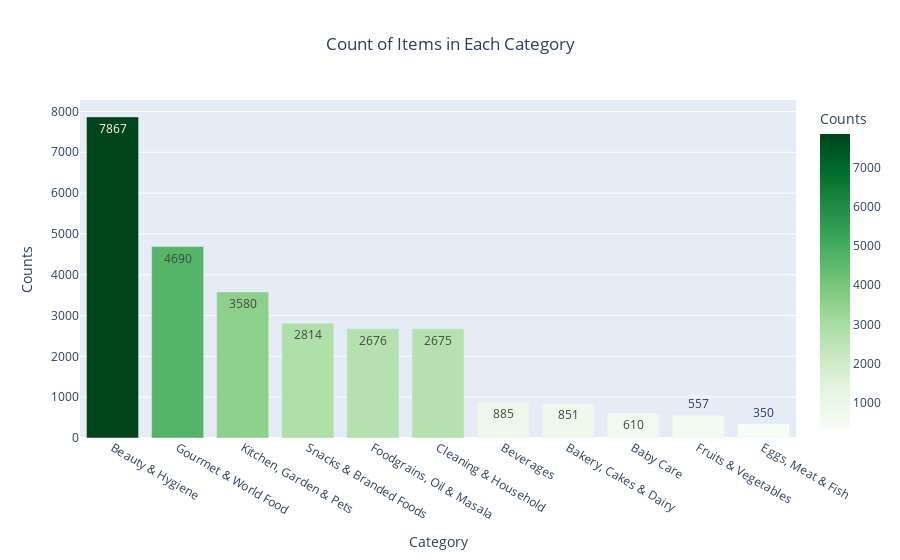

Notebook code cell kept with this figure:
### Code cell
import plotly.express as px

# Read the CSV file
counts_df = pd.read_csv(r'C:\Users\User\Desktop\Kaggle Chalenges\Bigbasket\BigBasket Products.csv')

# Use the 'value_counts' method to count the occurrences in the 'Category' column
category_counts = counts_df['category'].value_counts().reset_index()

# Rename the columns for clarity
category_counts.columns = ['Category', 'Counts']

# Create a bar chart
fig = px.bar(data_frame=category_counts,  # Use the DataFrame with counts
             x='Category',  # X-axis represents 'Category'
             y='Counts',  # Y-axis represents 'Counts'
             color='Counts',  # Color represents 'Counts'
             color_continuous_scale='greens',
             text='Counts',
             title='Count of Items in Each Category')

# Customize the X-axis
fig.update_xaxes(categoryorder='total descending')

# Set the title and make it bold and centered
fig.update_layout(
    title='Count of Items in Each Category',
    title_x=0.5)  # Center the title
    #title_font=dict(size=16, family="Arial, bold"))  # Set the font size and make it bold
 
    

# Show the bar chart
fig.show()

### Figure 1 — Plotly figure (JSON) as saved in the notebook; plotly's stock layout.template omitted (floating-point values rounded to 4 significant figures)
{"data": [{"alignmentgroup": "True", "hovertemplate": "Category=%{x}<br>Counts=%{marker.color}<extra></extra>", "legendgroup": "", "marker": {"color": [7867, 4690, 3580, 2814, 2676, 2675, 885, 851, 610, 557, 350], "coloraxis": "coloraxis", "pattern": {"shape": ""}}, "name": "", "offsetgroup": "", "orientation": "v", "showlegend": false, "text": [7867, 4690, 3580, 2814, 2676, 2675, 885, 851, 610, 557, 350], "textposition": "auto", "type": "bar", "x": ["Beauty & Hygiene", "Gourmet & World Food", "Kitchen, Garden & Pets", "Snacks & Branded Foods", "Foodgrains, Oil & Masala", "Cleaning & Household", "Beverages", "Bakery, Cakes & Dairy", "Baby Care", "Fruits & Vegetables", "Eggs, Meat & Fish"], "xaxis": "x", "y": [7867, 4690, 3580, 2814, 2676, 2675, 885, 851, 610, 557, 350], "yaxis": "y"}], "layout": {"autosize": true, "barmode": "relative", "coloraxis": {"colorbar": {"title": {"text": "Counts"}}, "colorscale": [[0, "rgb(247,252,245)"], [0.125, "rgb(229,245,224)"], [0.25, "rgb(199,233,192)"], [0.375, "rgb(161,217,155)"], [0.5, "rgb(116,196,118)"], [0.625, "rgb(65,171,93)"], [0.75, "rgb(35,139,69)"], [0.875, "rgb(0,109,44)"], [1, "rgb(0,68,27)"]]}, "legend": {"tracegroupgap": 0}, "title": {"text": "Count of Items in Each Category", "x": 0.5}, "xaxis": {"anchor": "y", "autorange": true, "categoryorder": "total descending", "domain": [0, 1], "range": [-0.5, 10.5], "title": {"text": "Category"}, "type": "category"}, "yaxis": {"anchor": "x", "autorange": true, "domain": [0, 1], "range": [0, 8281.0], "title": {"text": "Counts"}, "type": "linear"}}}
